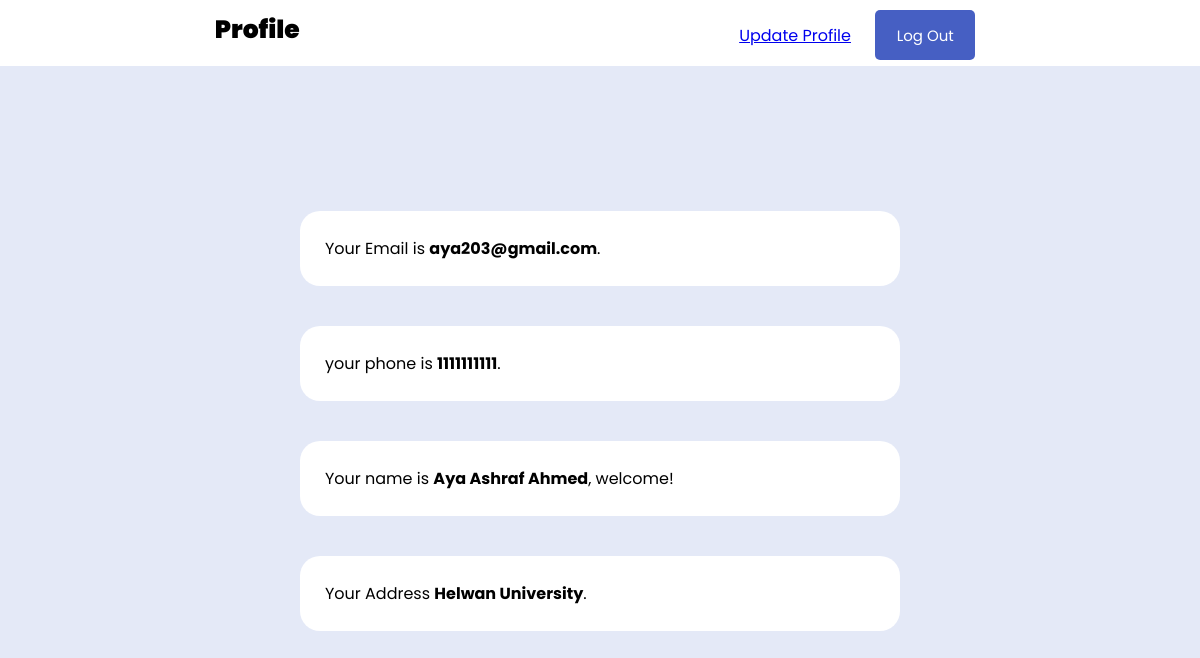
The page /views/registeration/profile.php (signed in) on the database its author committed.
### tables this page shows
CREATE TABLE `user` (
  `id` int(11) NOT NULL,
  `username` varchar(50) NOT NULL,
  `password` int(11) NOT NULL DEFAULT 0,
  `name` varchar(50) NOT NULL,
  `address` varchar(50) NOT NULL,
  `phone_number` int(11) NOT NULL,
  `role_id` int(11) NOT NULL
);

### views/registeration/profile.php (the view, shortened to what this page needs)
<?php
include("php/config.php");
?>
<!DOCTYPE html>
<html lang="en">
<head>
    <link rel="stylesheet" href="style/style.css">
</head>
<body>
    <div class="nav">
        <div class="logo">
            <p><a href="../index.php">Profile</a> </p>
        </div>
        <div class="right-links">
            <?php
            $id = $_SESSION['id'];
            $query = mysqli_query($con, "SELECT * FROM user WHERE id=$id");
            while ($result = mysqli_fetch_assoc($query)) {
                $res_Uname = $result['username'];
                $res_Pnumber = $result['phone_number'];
                $res_Name = $result['name'];
                $res_Address = $result['address'];
                $res_id = $result['id'];
            }
            echo "<a href='edit.php?id=$res_id'>Update Profile</a>";
            ?>
            <a href="logout.php"> <button class="btn" style="width: 100px;" >Log Out</button> </a>
        </div>
    </div>
    <main>
        <div class="main-box top">
            <div class="top">
                <div class="box">
                    <p>Your Email is <b><?php echo $res_Uname ?></b>.</p>
                </div>
                <div class="bot">
                    <div class="box">
                        <p>your phone is <b><?php echo $res_Pnumber ?></b>.</p>
                    </div>
                </div>
                <div class="boot">
                    <div class="box">
                        <p>Your name is <b><?php echo $res_Name ?></b>, welcome!</p>
                    </div>
                </div>
                <div class="bottom">
                    <div class="box">
                        <p>Your Address <b><?php echo $res_Address ?></b>.</p>
                    </div>
                </div>
            </div>
        </div>
    </main>
</body>
</html>

### views/registeration/style/style.css (style rules this page uses)
* { padding: 0; margin: 0; box-sizing: border-box; font-family: 'Poppins',sans-serif; }
body { background: #e4e9f7; }
.box { background: #ffffff; display: flex; flex-direction: column; padding: 25px 25px; border-radius: 20px; }
.btn { height: 35px; background: rgb(28 58 182 / 81%); border: 0; border-radius: 5px; color: #fff; font-size: 15px; cursor: pointer; transition: all .3s; margin-top: 10px; padding: 0px 10px; height: 50px; width: 400px; }
.nav { background: #fff; display: flex; flex-direction: row; justify-content: space-around; line-height: 60px; z-index: 100; }
.logo { font-size: 25px; font-weight: 900; }
.logo a { text-decoration: none; color: #000; }
.right-links a { padding: 0 10px; }
main { display: flex; align-items: center; justify-content: center; margin-top: 0px; min-height: 100vh; }
.main-box { display: flex; flex-direction: column; width: 50%; margin-bottom: 170px; }
.main-box .top { display: flex; flex-direction: column; justify-content: space-between; margin-top: 80px; }
.bottom { width: 100%; margin-top: 40px; }
.boot { width: 100%; margin-top: 40px; }
.bot { width: 100%; margin-top: 40px; }

### rows shown on the page
user: username "aya203@gmail.com", phone_number "1111111111", name "Aya Ashraf Ahmed", address "Helwan University"
